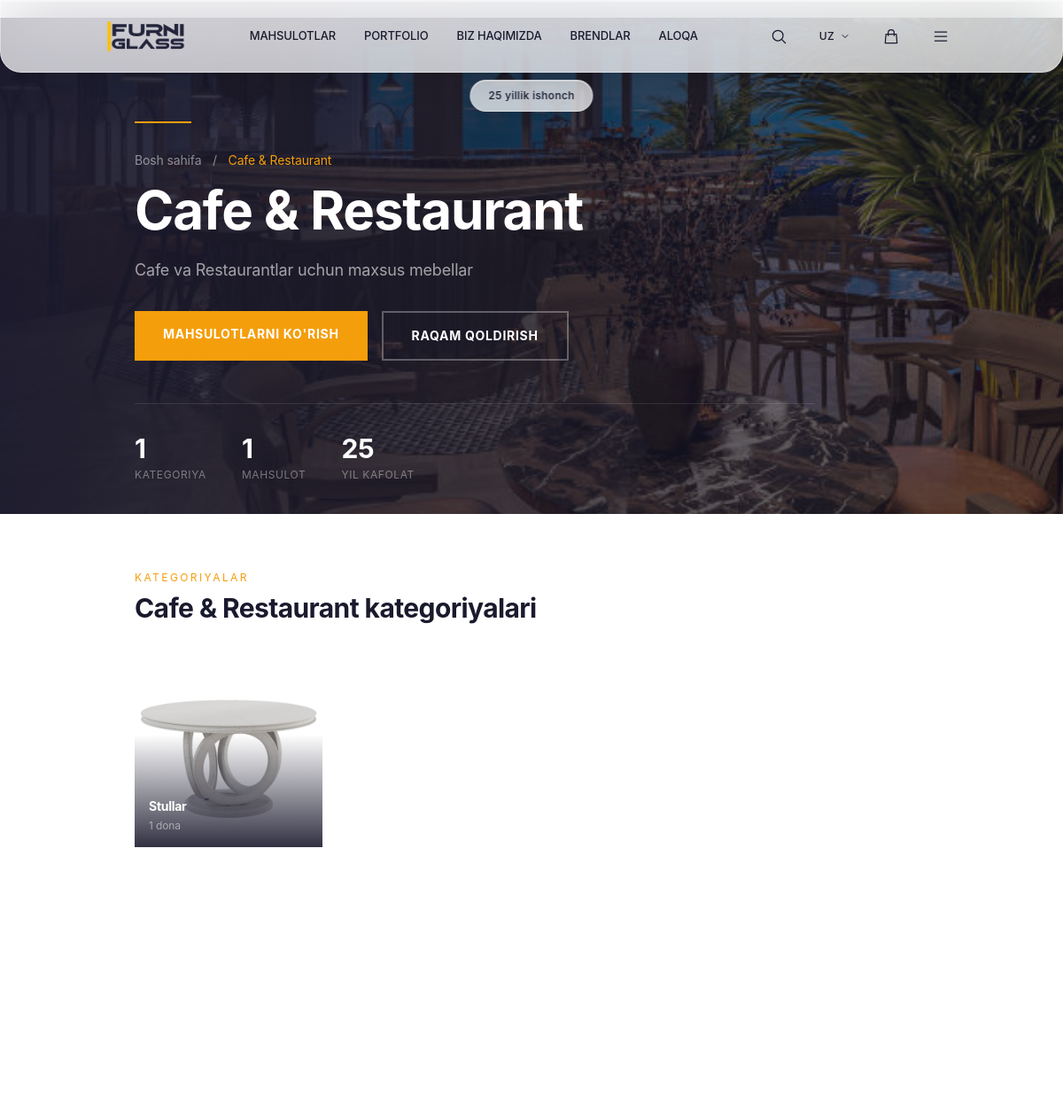
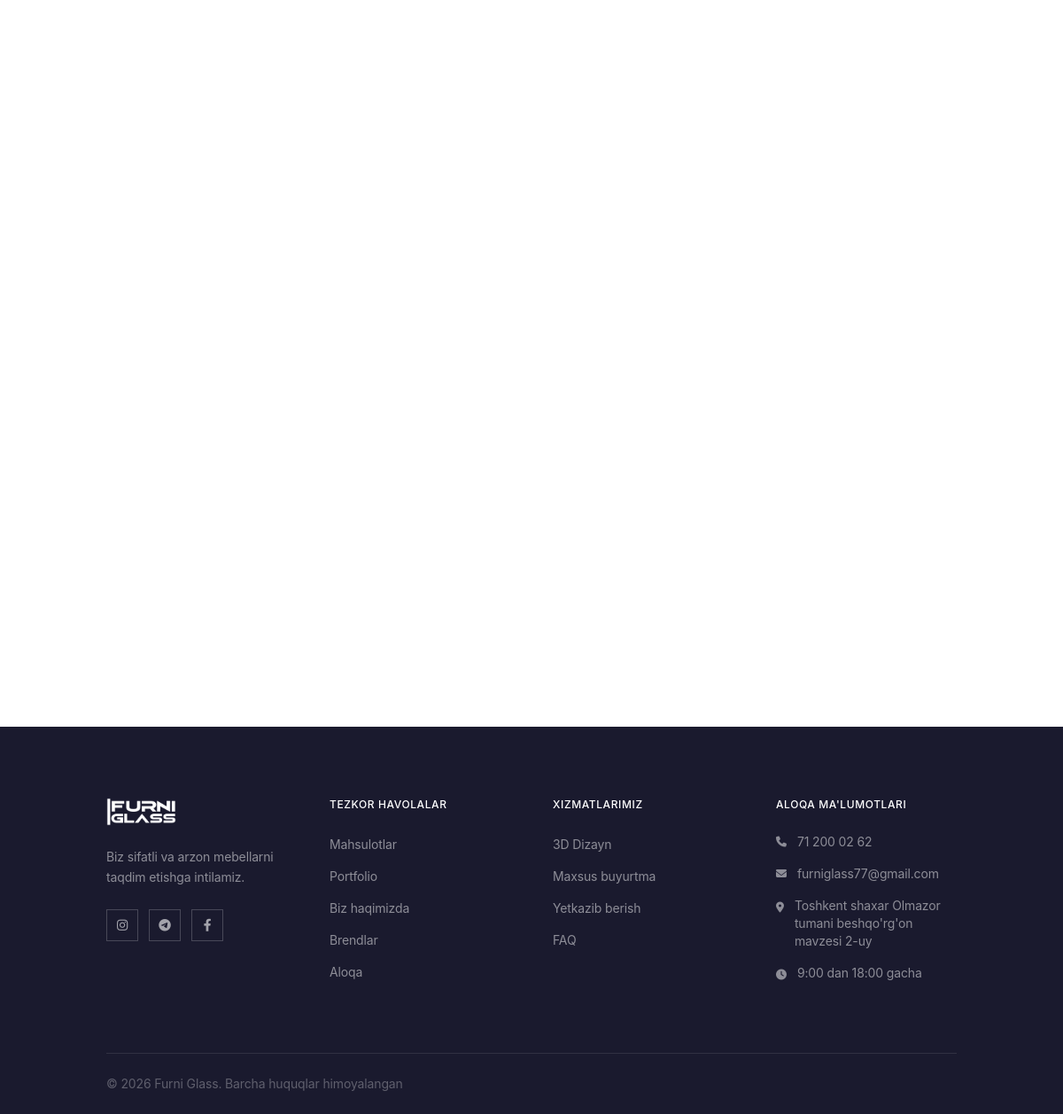
Page /main-category/cafe-restaurant on the committed database (2 pictures, top to bottom).
### models.py (models this page shows)
class MainCategory(db.Model):
    id = db.Column(db.Integer, primary_key=True)
    name_uz = db.Column(db.String(200), nullable=False)
    name_ru = db.Column(db.String(200))
    name_en = db.Column(db.String(200))
    slug = db.Column(db.String(100), unique=True, nullable=False)
    description_uz = db.Column(db.Text)
    description_ru = db.Column(db.Text)
    description_en = db.Column(db.Text)
    image = db.Column(db.String(200))
    icon = db.Column(db.String(100))  # Icon nomi yoki path
    order = db.Column(db.Integer, default=0)
    created_at = db.Column(db.DateTime, default=datetime.utcnow)
    categories = db.relationship('Category', backref='main_category', lazy=True)
    reviews = db.relationship('Review', backref='main_category', lazy=True)
    def get_name(self, lang='uz'):
        if lang == 'ru' and self.name_ru:
            return self.name_ru
        elif lang == 'en' and self.name_en:
            return self.name_en
        return self.name_uz
    def get_description(self, lang='uz'):
        if lang == 'ru' and self.description_ru:
            return self.description_ru
        elif lang == 'en' and self.description_en:
            return self.description_en
        return self.description_uz or ''

class Category(db.Model):
    id = db.Column(db.Integer, primary_key=True)
    name = db.Column(db.String(100), nullable=False)
    name_uz = db.Column(db.String(100), nullable=False)
    name_ru = db.Column(db.String(100))  # Avtomatik tarjima
    name_en = db.Column(db.String(100))  # Avtomatik tarjima
    slug = db.Column(db.String(100), unique=True, nullable=False)
    image = db.Column(db.String(200))
    main_category_id = db.Column(db.Integer, db.ForeignKey('main_category.id'), nullable=True)
    products = db.relationship('Product', backref='category', lazy=True)
    def get_name(self, lang='uz'):
        if lang == 'ru' and self.name_ru:
            return self.name_ru
        elif lang == 'en' and self.name_en:
            return self.name_en
        return self.name_uz or self.name

### app.py (the view)
@app.route('/main-category/<slug>')
def main_category_detail(slug):
    main_category = MainCategory.query.filter_by(slug=slug).first_or_404()
    lang = get_locale()
    categories = Category.query.filter_by(main_category_id=main_category.id).all()
    category_ids = [c.id for c in categories]
    category_id = request.args.get('category', type=int)
    if category_id:
        cat = Category.query.get(category_id)
        if cat and cat.slug and cat.main_category_id == main_category.id:
            return redirect(url_for('category_detail', slug=cat.slug), code=301)
    products = (
        Product.query.filter(Product.category_id.in_(category_ids)).order_by(Product.created_at.desc()).all()
        if category_ids
        else []
    )
    all_products = products  # soni va boshqa uchun
    reviews = Review.query.filter_by(main_category_id=main_category.id).order_by(Review.created_at.desc()).all()
    rate = get_exchange_rate()
    return render_template('main_category.html',
                         main_category=main_category,
                         categories=categories,
                         products=products,
                         all_products=all_products,
                         reviews=reviews,
                         usd_rate=rate,
                         rate=rate,
                         lang=lang)

### app.py (called while the page is built, shortened)
def _to_decimal(value) -> Decimal:
    if value is None:
        return Decimal("0")
    return Decimal(str(value))

def usd_to_som(usd_amount, usd_rate) -> int:
    som = (_to_decimal(usd_amount) * _to_decimal(usd_rate)).quantize(
        Decimal("1"), rounding=ROUND_HALF_UP
    )
    return int(som)

def to_som_filter(usd_amount, usd_rate):
    return usd_to_som(usd_amount, usd_rate)

@app.template_filter('from_json')
def from_json_filter(value):
    try:
        return json.loads(value) if value else []
    except:
        return []

def get_exchange_rate() -> float:
    ttl = int(os.environ.get("EXCHANGE_RATE_CACHE_SECONDS", "120"))
    now = time.monotonic()
    if (
        ttl > 0
        and _EXCHANGE_RATE_CACHE["value"] is not None
        and now < _EXCHANGE_RATE_CACHE["expires_mono"]
    ):
        return _EXCHANGE_RATE_CACHE["value"]

def get_cart():
    if 'cart' not in session:
        session['cart'] = []
    return session['cart']

def get_cart_count():
    cart = get_cart()
    return sum(item['quantity'] for item in cart)

@app.context_processor
def cart_context():
    return {'cart_count': get_cart_count()}

@app.context_processor
def currency_context():
    try:
        rate = get_exchange_rate()
    except Exception:
        rate = 12000.0
    return {'usd_rate': rate}

def get_locale():
    return session.get('lang', DEFAULT_LANGUAGE)

@app.context_processor
def language_context():
    current_lang = get_locale()
    def translate(key_path):
        """Template helper for translations"""
        return get_translation(key_path, current_lang)
    return {
        'lang': current_lang,
        'languages': SUPPORTED_LANGUAGES,
        't': translate,
        'T': TRANSLATIONS
    }

### models.py (called while the page is built)
    def get_name(self, lang='uz'):
        if lang == 'ru' and self.name_ru:
            return self.name_ru
        elif lang == 'en' and self.name_en:
            return self.name_en
        return self.name_uz or self.name

    def get_discounted_price(self):
        if self.discount and self.discount > 0:
            return self.price * (1 - self.discount / 100)
        return self.price

    def get_discounted_price_som(self):
        if self.price_som is None:
            return None
        if self.discount and self.discount > 0:
            return int(round(self.price_som * (1 - self.discount / 100)))
        return int(self.price_som)

### templates/main_category.html (shortened to what this page needs)
{% extends "base.html" %}
{% block content %}
<section class="hero-main -mt-[70px] md:-mt-[80px]">
    <div class="hero-bg" style="background-image: url('{% if main_category.image %}/uploads/{{ main_category.image }}{% else %}/uploads/designs/3.jpg{% endif %}');"></div>
    <div class="relative h-full flex items-center pt-[70px] md:pt-[80px]">
        <div class="container mx-auto px-6 lg:px-16">
            <div class="max-w-3xl">
                <div class="h-[2px] w-16 bg-[#f59e0b] mb-8"></div>
                <p class="animate-fadeUp text-white/50 text-sm tracking-wider mb-4">
                    <a href="/" class="hover:text-white transition">{% if lang == 'ru' %}Главная{% elif lang == 'en' %}Home{% else %}Bosh sahifa{% endif %}</a>
                    <span class="mx-2">/</span>
                    <span class="text-[#f59e0b]">{{ main_category.get_name(lang) }}</span>
                </p>
                <h1 class="animate-fadeUp delay-1 text-white text-4xl md:text-5xl lg:text-6xl font-bold leading-[1.1] mb-6">
                    {{ main_category.get_name(lang) }}
                </h1>
                {% if main_category.get_description(lang) %}
                <p class="animate-fadeUp delay-2 text-white/60 text-base md:text-lg max-w-xl mb-8 leading-relaxed">
                    {{ main_category.get_description(lang)[:200] }}{% if main_category.get_description(lang)|length > 200 %}...{% endif %}
                </p>
                {% endif %}
                <div class="animate-fadeUp delay-3 flex flex-wrap gap-4">
                    <a href="#products-section" class="bg-[#f59e0b] text-white px-8 py-4 text-sm font-bold tracking-wider uppercase hover:bg-[#d97706] transition-colors">
                        {% if lang == 'ru' %}Смотреть товары{% elif lang == 'en' %}View Products{% else %}Mahsulotlarni ko'rish{% endif %}
                    </a>
                    <a href="/contact" class="border-2 border-white/30 text-white px-8 py-4 text-sm font-bold tracking-wider uppercase hover:bg-white hover:text-[#1a1a2e] transition-all">
                        {% if lang == 'ru' %}Оставить номер{% elif lang == 'en' %}Leave number{% else %}Raqam qoldirish{% endif %}
                    </a>
                </div>
                <div class="flex gap-10 mt-12 pt-8 border-t border-white/10">
                    <div>
                        <p class="text-3xl font-bold text-white">{{ categories|length }}</p>
                        <p class="text-white/40 text-xs tracking-wider uppercase mt-1">{% if lang == 'ru' %}Категорий{% elif lang == 'en' %}Categories{% else %}Kategoriya{% endif %}</p>
                    </div>
                    <div>
                        <p class="text-3xl font-bold text-white">{{ all_products|length if all_products else '100+' }}</p>
                        <p class="text-white/40 text-xs tracking-wider uppercase mt-1">{% if lang == 'ru' %}Товаров{% elif lang == 'en' %}Products{% else %}Mahsulot{% endif %}</p>
                    </div>
                    <div>
                        <p class="text-3xl font-bold text-white">25</p>
                        <p class="text-white/40 text-xs tracking-wider uppercase mt-1">{% if lang == 'ru' %}Лет гарантии{% elif lang == 'en' %}Years Warranty{% else %}Yil kafolat{% endif %}</p>
                    </div>
                </div>
            </div>
        </div>
    </div>
</section>
{% if categories %}
<section class="py-12 lg:py-16 bg-white reveal-section">
    <div class="container mx-auto px-6 lg:px-16">
        <div class="flex flex-col lg:flex-row lg:items-end justify-between gap-6 mb-10">
            <div>
                <p class="text-[#f59e0b] text-xs tracking-[0.2em] uppercase mb-2">{% if lang == 'ru' %}Категории{% elif lang == 'en' %}Categories{% else %}Kategoriyalar{% endif %}</p>
                <h2 class="text-2xl md:text-3xl font-bold text-[#1a1a2e]">
                    {{ main_category.get_name(lang) }} {% if lang == 'ru' %}категории{% elif lang == 'en' %}categories{% else %}kategoriyalari{% endif %}
                </h2>
            </div>
        </div>
        <div class="grid grid-cols-2 md:grid-cols-3 lg:grid-cols-4 xl:grid-cols-6 gap-4">
            {% for category in categories %}
            <a href="/category/{{ category.slug }}" class="cat-card group relative aspect-square">
                {% if category.image %}
                <img src="/uploads/{{ category.image }}" alt="{{ category.get_name(lang) }}" class="absolute inset-0 w-full h-full object-cover">
                {% else %}
                <div class="absolute inset-0 bg-gradient-to-br from-[#2a2a3e] to-[#1a1a2e]"></div>
                {% endif %}
                <div class="absolute inset-0 z-10 flex flex-col justify-end p-4">
                    <h3 class="text-white font-bold text-sm line-clamp-2">{{ category.get_name(lang) }}</h3>
                    <p class="text-white/50 text-xs mt-1">{{ category.products|length }} {% if lang == 'ru' %}шт{% elif lang == 'en' %}pcs{% else %}dona{% endif %}</p>
                </div>
            </a>
            {% endfor %}
        </div>
    </div>
</section>
{% endif %}
{% endblock %}

### templates/base.html (style rules this page uses)
:root { --color-primary: #1a1a2e; --color-accent: #f59e0b; --font-display: 'SF Pro Display', -apple-system, BlinkMacSystemFont, 'Helvetica Neue', Helvetica, Arial, sans-serif; --font-body: 'SF Pro Display', -apple-system, BlinkMacSystemFont, 'Helvetica Neue', Helvetica, Arial, sans-serif; }
body { font-family: var(--font-body); font-weight: 400; letter-spacing: -0.01em; }
h1, h2, h3, h4, h5, h6, .font-display { font-family: var(--font-display); letter-spacing: -0.02em; }
html { overflow-x: hidden; scroll-behavior: auto; margin: 0; padding: 0; }
body { overflow-x: hidden; scroll-behavior: auto; overflow-y: auto; margin: 0; padding: 0; }
@media (min-width: 769px) { html { scroll-behavior: smooth; } }
@media (min-width: 769px) { body { scroll-behavior: smooth; } }

### templates/main_category.html (style rules this page uses)
:root { --accent: #f59e0b; --dark: #1a1a2e; }
.hero-main { position: relative; height: 70vh; min-height: 500px; overflow: hidden; }
.hero-bg { position: absolute; inset: 0; background-size: cover; background-position: center; }
.hero-bg::after { content: ''; position: absolute; inset: 0; background: linear-gradient(to right, rgba(26,26,46,0.95) 0%, rgba(26,26,46,0.7) 50%, rgba(26,26,46,0.5) 100%); }
.animate-fadeUp { animation: fadeUp 0.6s ease forwards; opacity: 0; }
.delay-1 { animation-delay: 0.1s; }
.delay-2 { animation-delay: 0.2s; }
.delay-3 { animation-delay: 0.3s; }
.cat-card { position: relative; overflow: hidden; transition: all 0.4s ease; }
.cat-card::after { content: ''; position: absolute; inset: 0; background: linear-gradient(to top, rgba(26,26,46,0.9) 0%, transparent 60%); transition: all 0.4s; }
.cat-card img { transition: transform 0.5s ease; }
.reveal-section { opacity: 0; transform: translateY(40px); transition: opacity 0.8s ease, transform 0.8s ease; }
.reveal-section.revealed { opacity: 1; transform: translateY(0); }
.line-clamp-2 { display: -webkit-box; -webkit-line-clamp: 2; -webkit-box-orient: vertical; overflow: hidden; }

### rows in the picture
MainCategory: image (picture), get_name "Cafe & Restaurant", description_uz "Cafe va Restaurantlar uchun maxsus mebellar"
Category: image (picture), get_name "Stullar", products|length "1"

### other values in the picture
{{ T.nav.products[lang] }} "MAHSULOTLAR"
{{ T.nav.about[lang] }} "BIZ HAQIMIZDA"
{{ T.nav.brands[lang] }} "BRENDLAR"
{{ T.nav.contact[lang] }} "ALOQA"
{{ lang }} "UZ"
{{ categories|length }} "1"
{{ all_products|length if all_products else '100+' }} "1"
{{ T.footer.description[lang] }} "Biz sifatli va arzon mebellarni taqdim etishga intilamiz."
{{ T.footer.quick_links[lang] }} "TEZKOR HAVOLALAR"
{{ T.nav.products[lang] }} "Mahsulotlar"
{{ T.nav.about[lang] }} "Biz haqimizda"
{{ T.nav.brands[lang] }} "Brendlar"
{{ T.nav.contact[lang] }} "Aloqa"
{{ T.footer.our_services[lang] }} "XIZMATLARIMIZ"
{{ T.footer.contact_info[lang] }} "ALOQA MA'LUMOTLARI"
